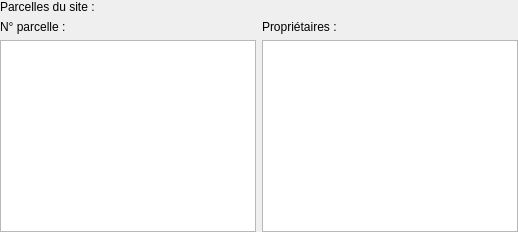
                  <widget class="QWidget" name="pageParcelles">
                    <layout class="QVBoxLayout" name="pageParcellesLayout">
                      <property name="leftMargin"><number>0</number></property>
                      <property name="topMargin"><number>0</number></property>
                      <property name="rightMargin"><number>0</number></property>
                      <property name="bottomMargin"><number>0</number></property>
                      <item>
                        <widget class="QLabel" name="labelParcellesContext">
                          <property name="text">
                            <string>Parcelles du site :</string>
                          </property>
                          <property name="wordWrap"><bool>true</bool></property>
                        </widget>
                      </item>
                      <item>
                        <layout class="QHBoxLayout" name="parcellesListsLayout">
                          <item>
                            <layout class="QVBoxLayout" name="parcellesListNumLayout">
                              <item>
                                <widget class="QLabel" name="labelParcellesListNum">
                                  <property name="text"><string>N° parcelle :</string></property>
                                </widget>
                              </item>
                              <item>
                                <widget class="QListWidget" name="listParcelles" />
                              </item>
                            </layout>
                          </item>
                          <item>
                            <layout class="QVBoxLayout" name="parcellesListProprioLayout">
                              <item>
                                <widget class="QLabel" name="labelParcellesListProprio">
                                  <property name="text"><string>Propriétaires :</string></property>
                                </widget>
                              </item>
                              <item>
                                <widget class="QListWidget" name="listParcellesProprietaires" />
                              </item>
                            </layout>
                          </item>
                        </layout>
                      </item>
                    </layout>
                  </widget>
